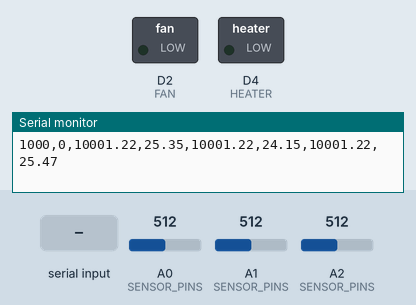
Bench run of a sketch on a simulated Arduino Zero (SAMD21). Shown: switched loads named in the sketch (green lamp = pin HIGH), the last lines printed to the serial monitor. The test bench sets the inputs (shaded band); at power-on: A0 (SENSOR_PINS) = 512, A1 (SENSOR_PINS) = 512, A2 (SENSOR_PINS) = 512 (analog values on the 0–1023 scale).

Above: at 1.2 s.
1.3 s: "heater on\n" received over Serial
At 1.7 s:
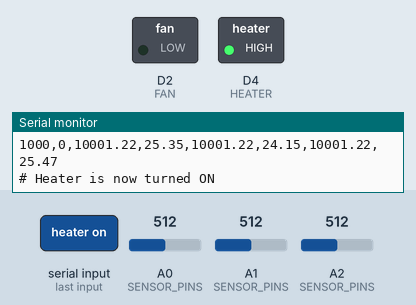
2.8 s: "fan on\n" received over Serial
At 4.0 s:
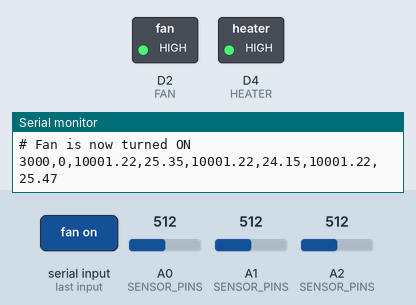
4.3 s: "heater off\n" received over Serial
At 5.2 s:
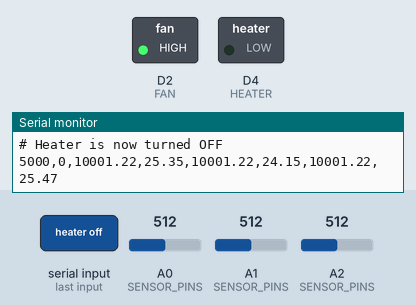
Timing chart, 0 to 7.3 s (numbered marks = the images above; inputs shaded):
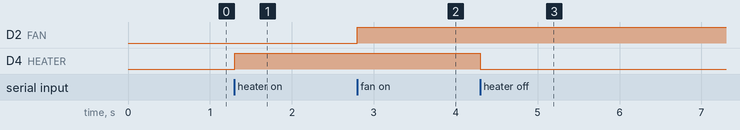

Measured:
- after the input at 1.3 s, D4 (HEATER): LOW → HIGH at once
- after the input at 2.8 s, D2 (FAN): LOW → HIGH at once
- after the input at 4.3 s, D4 (HEATER): HIGH → LOW at once

The sketch:

SaNa4.2.ino
```cpp
const int SENSOR_PINS[] = {A0, A1, A2};
const int NUM_SENSORS = 3;

const int FAN = 2;                                  // Heater resistor control pin
const int HEATER = 4;                               // Fan control pin

const float SERIES_RESISTOR = 10000.0;              // Reference resistor value in ohms
const float NOMINAL_RESISTANCE = 10000.0;           // Nominal thermistor resistance at 25°C
const float NOMINAL_TEMPERATURE = 25.0;             // Nominal temperature in °C
const float BETA_COEFFICIENT = 3984.0;              // Beta coefficient for thermistor
const float ADC_MAX = 16383.0;                      // 14-bit ADC max value

const long INTERVAL = 1000;                         // Sampling interval in milliseconds
const int NUM_SAMPLES = 100;                        // Number of ADC samples to average

unsigned long previousMillis = 0;

const int NUM_CAL = 120;                            // records in the calibration set (2 min at 1 s)
float calR[NUM_SENSORS][NUM_CAL];
int   calCount = -1;                                // -1 = not collecting
const float K_CAL[NUM_SENSORS] = {0.98416, 1.03903, 0.97898};   // fill in from the "# k_i" line

void setup() {
  Serial.begin(9600);
  analogReadResolution(14);                         // Set ADC resolution to 14-bit

  pinMode(HEATER, OUTPUT);
  pinMode(FAN, OUTPUT);

  // Optionally start with heater and fan off
  digitalWrite(HEATER, LOW);
  digitalWrite(FAN, LOW);

  // Print CSV header
  Serial.println("Timestamp_ms,PeriodError_ms,Res1_Ohm,Temp1_C,Res2_Ohm,Temp2_C,Res3_Ohm,Temp3_C");
}

void loop() {
  unsigned long currentMillis = millis();

  if (currentMillis - previousMillis >= INTERVAL) {
    long jitter = currentMillis - (previousMillis + INTERVAL);
    previousMillis += INTERVAL;

    float resistances[NUM_SENSORS];
    float temperatures[NUM_SENSORS];

    // ---- read the three channels ----
    for (int i = 0; i < NUM_SENSORS; i++) {
      float avgADC = averageADC(SENSOR_PINS[i], NUM_SAMPLES);

      if (avgADC <= 10) {                        // input at ground: NTC shorted
        resistances[i] = -1.0;
        temperatures[i] = -999.9;
      } else if (avgADC >= ADC_MAX - 10) {       // input at supply: NTC open
        resistances[i] = -1.0;
        temperatures[i] = -999.9;
      } else {
        resistances[i] = calculateResistance(avgADC);                           // raw R, logged
        temperatures[i] = calculateTempFromResistance(K_CAL[i] * resistances[i]); // corrected before conversion
      }
    }

    // ---- calibration set: one record per cycle, bounded by NUM_CAL ----

    // To calibrate:
    // Let the station rest with the heater off for 30 min.
    // Check that no channel moves more than 0.02 K over two minutes.
    // Send cal and wait two minutes.
    // Copy the three numbers from the # k_i = line into K_CAL and re-flash.

    if (calCount >= 0 && calCount < NUM_CAL) {
      bool valid = true;
      for (int i = 0; i < NUM_SENSORS; i++) {
        if (resistances[i] < 0) valid = false;
      }

      if (valid) {
        for (int i = 0; i < NUM_SENSORS; i++) {
          calR[i][calCount] = resistances[i];
        }
        calCount++;

        if (calCount == NUM_CAL) {               // set complete: compute and report once
          float mean[NUM_SENSORS];
          float all = 0;
          for (int i = 0; i < NUM_SENSORS; i++) {
            mean[i] = 0;
            for (int k = 0; k < NUM_CAL; k++) {
              mean[i] += calR[i][k];
            }
            mean[i] /= NUM_CAL;
            all += mean[i] / NUM_SENSORS;
          }

          Serial.print("# k_i =");
          for (int i = 0; i < NUM_SENSORS; i++) {
            Serial.print(" ");
            Serial.print(all / mean[i], 5);
          }
          Serial.println();

          calCount = -1;                         // stop collecting
        }
      }
    }

    // ---- print CSV record ----
    Serial.print(currentMillis);
    Serial.print(",");
    Serial.print(jitter);
    for (int i = 0; i < NUM_SENSORS; i++) {
      Serial.print(",");
      Serial.print(resistances[i], 2);
      Serial.print(",");
      Serial.print(temperatures[i], 2);
    }
    Serial.println();
  }

  // ---- serial commands: heater on | heater off | fan on | fan off | cal ----
  if (Serial.available() > 0) {
    String incomingMessage = Serial.readStringUntil('\n');
    incomingMessage.trim();

    if (incomingMessage == "heater on") {
      digitalWrite(HEATER, HIGH);
      Serial.println("# Heater is now turned ON");
    } else if (incomingMessage == "heater off") {
      digitalWrite(HEATER, LOW);
      Serial.println("# Heater is now turned OFF");
    } else if (incomingMessage == "fan on") {
      digitalWrite(FAN, HIGH);
      Serial.println("# Fan is now turned ON");
    } else if (incomingMessage == "fan off") {
      digitalWrite(FAN, LOW);
      Serial.println("# Fan is now turned OFF");
    } else if (incomingMessage == "cal") {
      calCount = 0;
      Serial.println("# calibration set started");
    }
  }
}

// Average multiple ADC samples for noise reduction
// 100 readings spaced 200 µs apart = one 50 Hz period (20 ms)
float averageADC(int pin, int samples) {
  long sum = 0;
  unsigned long start = micros();
  for (int i = 0; i < samples; i++) {
    while (micros() - start < (unsigned long)i * 200UL) { }  // wait for sample instant
    sum += analogRead(pin);
  }
  return (float)sum / samples;
}

// Calculate resistance from ADC value using voltage divider formula
float calculateResistance(float adcVal) {
  return SERIES_RESISTOR / (ADC_MAX / adcVal - 1.0);
}

// Calculate temperature from resistance using Beta formula
float calculateTempFromResistance(float resistance) {
  float steinhart;
  steinhart = log(resistance / NOMINAL_RESISTANCE);
  steinhart /= BETA_COEFFICIENT;
  steinhart += 1.0 / (NOMINAL_TEMPERATURE + 273.15);
  steinhart = 1.0 / steinhart;
  steinhart -= 273.15;  // Convert Kelvin to Celsius
  return steinhart;
}
```
